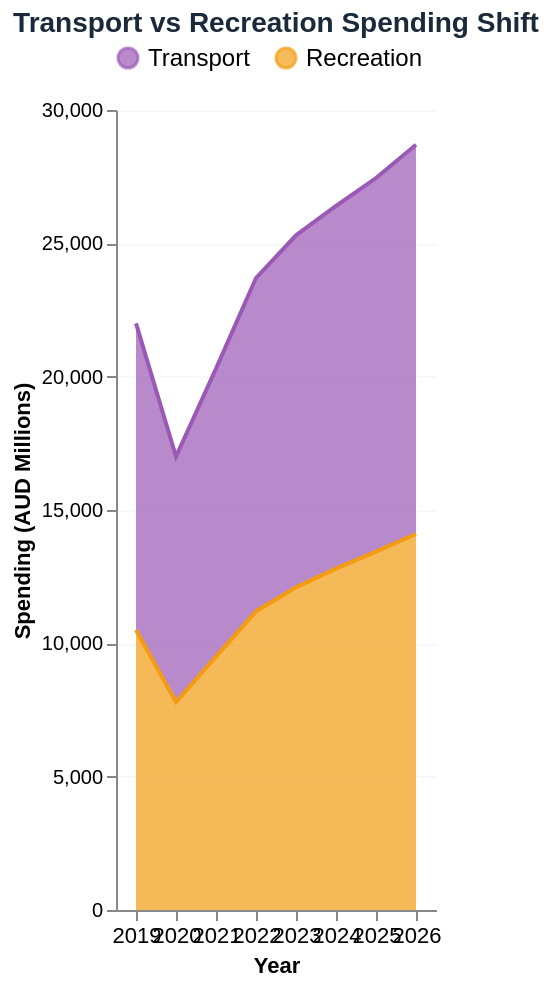

Vega-Lite specification stored for this chart:
### Vega-Lite specification from a JSON file in a GitHub repository (floating-point values rounded to 4 significant figures)
{"$schema": "https://vega.github.io/schema/vega-lite/v5.json", "title": {"text": "Transport vs Recreation Spending Shift", "fontSize": 14, "fontWeight": 600, "color": "#1a2a3a"}, "width": "container", "height": 400, "config": {"view": {"stroke": "transparent"}}, "data": {"values": [{"year": 2019, "Food": 9800, "Transport": 11500, "Recreation": 10500, "Health": 7200, "Housing": 18500, "Hotels": 8200, "Furnishings": 4200, "Clothing": 3800, "Misc": 5600, "Alcohol": 3200}, {"year": 2020, "Food": 10200, "Transport": 9200, "Recreation": 7800, "Health": 7500, "Housing": 19200, "Hotels": 6500, "Furnishings": 4800, "Clothing": 3600, "Misc": 5800, "Alcohol": 3100}, {"year": 2021, "Food": 10800, "Transport": 10800, "Recreation": 9500, "Health": 8000, "Housing": 19800, "Hotels": 7800, "Furnishings": 5100, "Clothing": 3900, "Misc": 6100, "Alcohol": 3000}, {"year": 2022, "Food": 11500, "Transport": 12500, "Recreation": 11200, "Health": 8500, "Housing": 21000, "Hotels": 9200, "Furnishings": 5300, "Clothing": 4100, "Misc": 6500, "Alcohol": 2900}, {"year": 2023, "Food": 11900, "Transport": 13200, "Recreation": 12100, "Health": 8800, "Housing": 22500, "Hotels": 9800, "Furnishings": 5400, "Clothing": 4300, "Misc": 6800, "Alcohol": 2850}, {"year": 2024, "Food": 12200, "Transport": 13600, "Recreation": 12800, "Health": 9100, "Housing": 24000, "Hotels": 10300, "Furnishings": 5450, "Clothing": 4400, "Misc": 7100, "Alcohol": 2800}, {"year": 2025, "Food": 12555, "Transport": 14013, "Recreation": 13436, "Health": 9396, "Housing": 25500, "Hotels": 10834, "Furnishings": 5495, "Clothing": 4498, "Misc": 7392, "Alcohol": 2794}, {"year": 2026, "Food": 12900, "Transport": 14600, "Recreation": 14100, "Health": 9800, "Housing": 26800, "Hotels": 11300, "Furnishings": 5700, "Clothing": 4650, "Misc": 7700, "Alcohol": 2750}]}, "transform": [{"fold": ["Transport", "Recreation"], "as": ["category", "amount"]}], "mark": {"type": "area", "tooltip": {"content": "data"}, "opacity": 0.7, "line": {"strokeWidth": 2}}, "encoding": {"x": {"field": "year", "type": "ordinal", "title": "Year", "axis": {"labelAngle": 0, "labelFontSize": 11}}, "y": {"field": "amount", "type": "quantitative", "title": "Spending (AUD Millions)", "axis": {"tickCount": 6, "grid": true, "gridColor": "#e2e8f0", "gridOpacity": 0.3}}, "color": {"field": "category", "type": "nominal", "scale": {"domain": ["Transport", "Recreation"], "range": ["#9b59b6", "#f39c12"]}, "legend": {"orient": "top", "title": null, "labelFontSize": 12}}, "tooltip": [{"field": "year", "type": "ordinal", "title": "Year"}, {"field": "category", "type": "nominal", "title": "Category"}, {"field": "amount", "type": "quantitative", "title": "Amount (AUD Mn)", "format": ",.0f"}]}}
